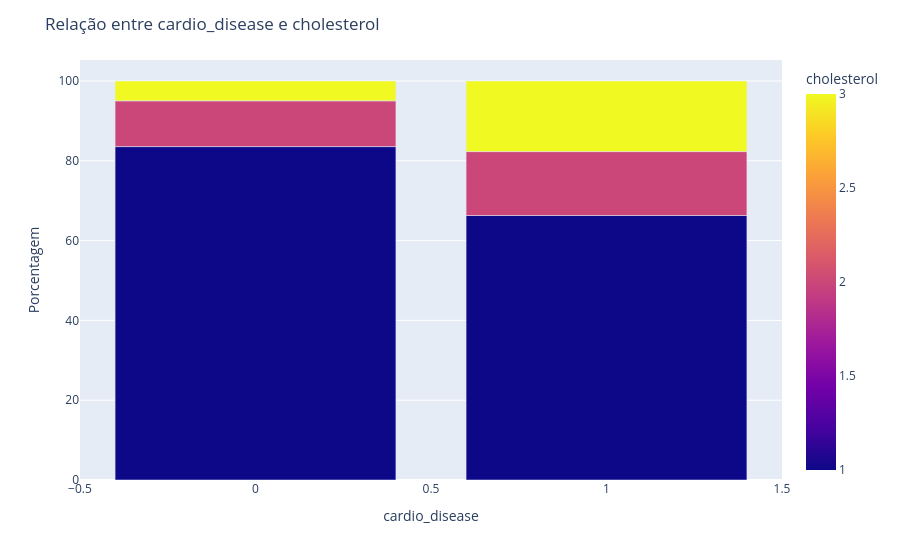

The cell this chart's notebook holds for it:
### Markdown cell above
Percebe-se que a média de idade das pessoas com 'cardio_disease' é de 56 anos, enquanto que para as pessoas sem a média é de 52. Ou seja, pessoas mais velhas são mais propensas a desenvolverem doenças cardiovasculares.

### Code cell
base_grouped = base.groupby(['cardio_disease', 'cholesterol']).size().reset_index(name='count')
total_por_churn = base_grouped.groupby('cardio_disease')['count'].transform('sum')
base_grouped['percent'] = (base_grouped['count'] / total_por_churn) * 100

# Cria gráfico de barras empilhadas
fig = px.bar(base_grouped, x='cardio_disease', y='percent', color='cholesterol', barmode='stack',
            labels={'cardio_disease': 'cardio_disease', 'percent': 'Porcentagem', 'cholesterol': 'cholesterol'})

fig.update_layout(title='Relação entre cardio_disease e cholesterol',
                yaxis_title='Porcentagem',
                legend_title='cholesterol')
fig.show()

### Figure 1 — Plotly figure (JSON) as saved in the notebook; plotly's stock layout.template omitted (floating-point values rounded to 4 significant figures)
{"data": [{"hovertemplate": "cardio_disease=%{x}<br>Porcentagem=%{y}<br>cholesterol=%{marker.color}<extra></extra>", "legendgroup": "", "marker": {"color": [1, 2, 3, 1, 2, 3], "coloraxis": "coloraxis", "pattern": {"shape": ""}}, "name": "", "orientation": "v", "showlegend": false, "textposition": "auto", "type": "bar", "x": [0, 0, 0, 1, 1, 1], "xaxis": "x", "y": [83.56, 11.47, 4.971, 66.29, 16.02, 17.69], "yaxis": "y"}], "layout": {"barmode": "stack", "coloraxis": {"colorbar": {"title": {"text": "cholesterol"}}, "colorscale": [[0, "#0d0887"], [0.1111, "#46039f"], [0.2222, "#7201a8"], [0.3333, "#9c179e"], [0.4444, "#bd3786"], [0.5556, "#d8576b"], [0.6667, "#ed7953"], [0.7778, "#fb9f3a"], [0.8889, "#fdca26"], [1, "#f0f921"]]}, "legend": {"title": {"text": "cholesterol"}, "tracegroupgap": 0}, "margin": {"t": 60}, "title": {"text": "Relação entre cardio_disease e cholesterol"}, "xaxis": {"anchor": "y", "domain": [0, 1], "title": {"text": "cardio_disease"}}, "yaxis": {"anchor": "x", "domain": [0, 1], "title": {"text": "Porcentagem"}}}}
